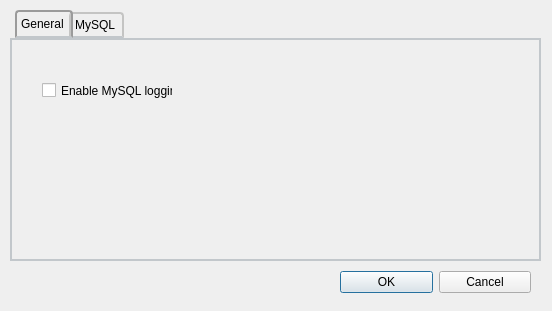
<?xml version="1.0" encoding="UTF-8"?>
<ui version="4.0">
 <class>SettingsDialog</class>
 <widget class="QDialog" name="SettingsDialog">
  <property name="geometry">
   <rect>
    <x>0</x>
    <y>0</y>
    <width>552</width>
    <height>311</height>
   </rect>
  </property>
  <property name="minimumSize">
   <size>
    <width>552</width>
    <height>311</height>
   </size>
  </property>
  <property name="maximumSize">
   <size>
    <width>552</width>
    <height>311</height>
   </size>
  </property>
  <property name="windowTitle">
   <string>Settings</string>
  </property>
  <property name="windowIcon">
   <iconset resource="resource.qrc">
    <normaloff>:/new/prefix1/resources/settings.png</normaloff>:/new/prefix1/resources/settings.png</iconset>
  </property>
  <widget class="QTabWidget" name="tabWidget">
   <property name="geometry">
    <rect>
     <x>10</x>
     <y>10</y>
     <width>531</width>
     <height>251</height>
    </rect>
   </property>
   <property name="styleSheet">
    <string notr="true"> QTabWidget::pane { /* The tab widget frame */
     border: 2px solid #C2C7CB;
 }

 QTabWidget::tab-bar {
     left: 5px; /* move to the right by 5px */
 }

 /* Style the tab using the tab sub-control. Note that
     it reads QTabBar _not_ QTabWidget */
 QTabBar::tab {
     background: qlineargradient(x1: 0, y1: 0, x2: 0, y2: 1,
                                 stop: 0 #E1E1E1, stop: 0.4 #DDDDDD,
                                 stop: 0.5 #D8D8D8, stop: 1.0 #D3D3D3);
     border: 2px solid #C4C4C3;
     border-bottom-color: #C2C7CB; /* same as the pane color */
     border-top-left-radius: 4px;
     border-top-right-radius: 4px;
     min-width: 8ex;
     padding: 4px;
 }

  QTabBar::tab:selected, QTabBar::tab:hover {
     background: qlineargradient(x1: 0, y1: 0, x2: 0, y2: 1,
                                 stop: 0 #fafafa, stop: 0.4 #f4f4f4,
                                 stop: 0.5 #e7e7e7, stop: 1.0 #fafafa);
 }

 QTabBar::tab:selected {
     border-color: #9B9B9B;
     border-bottom-color: #C2C7CB; /* same as pane color */
 }

 QTabBar::tab:!selected {
     margin-top: 2px; /* make non-selected tabs look smaller */
 }

 /* make use of negative margins for overlapping tabs */
 QTabBar::tab:selected {
     /* expand/overlap to the left and right by 4px */
     margin-left: -4px;
     margin-right: -4px;
 }

 QTabBar::tab:first:selected {
     margin-left: 0; /* the first selected tab has nothing to overlap with on the left */
 }

 QTabBar::tab:last:selected {
     margin-right: 0; /* the last selected tab has nothing to overlap with on the right */
 }

 QTabBar::tab:only-one {
     margin: 0; /* if there is only one tab, we don't want overlapping margins */
 }</string>
   </property>
   <property name="currentIndex">
    <number>0</number>
   </property>
   <widget class="QWidget" name="general">
    <attribute name="icon">
     <iconset resource="resource.qrc">
      <normaloff>:/new/prefix1/resources/settings.png</normaloff>:/new/prefix1/resources/settings.png</iconset>
    </attribute>
    <attribute name="title">
     <string>General </string>
    </attribute>
    <widget class="QCheckBox" name="checkBoxSQL">
     <property name="geometry">
      <rect>
       <x>30</x>
       <y>40</y>
       <width>131</width>
       <height>21</height>
      </rect>
     </property>
     <property name="text">
      <string>Enable MySQL logging</string>
     </property>
    </widget>
   </widget>
   <widget class="QWidget" name="mysql">
    <attribute name="icon">
     <iconset resource="resource.qrc">
      <normaloff>:/new/prefix1/resources/database.png</normaloff>:/new/prefix1/resources/database.png</iconset>
    </attribute>
    <attribute name="title">
     <string>MySQL </string>
    </attribute>
    <widget class="QLabel" name="label">
     <property name="geometry">
      <rect>
       <x>22</x>
       <y>32</y>
       <width>22</width>
       <height>16</height>
      </rect>
     </property>
     <property name="text">
      <string>Host</string>
     </property>
    </widget>
    <widget class="QLabel" name="label_2">
     <property name="geometry">
      <rect>
       <x>22</x>
       <y>102</y>
       <width>48</width>
       <height>16</height>
      </rect>
     </property>
     <property name="text">
      <string>Username</string>
     </property>
    </widget>
    <widget class="QLabel" name="label_3">
     <property name="geometry">
      <rect>
       <x>22</x>
       <y>137</y>
       <width>46</width>
       <height>16</height>
      </rect>
     </property>
     <property name="text">
      <string>Password</string>
     </property>
    </widget>
    <widget class="QLabel" name="label_4">
     <property name="geometry">
      <rect>
       <x>22</x>
       <y>67</y>
       <width>20</width>
       <height>16</height>
      </rect>
     </property>
     <property name="text">
      <string>Port</string>
     </property>
    </widget>
    <widget class="QLabel" name="label_5">
     <property name="geometry">
      <rect>
       <x>22</x>
       <y>172</y>
       <width>46</width>
       <height>16</height>
      </rect>
     </property>
     <property name="text">
      <string>Database</string>
     </property>
    </widget>
    <widget class="QWidget" name="layoutWidget">
     <property name="geometry">
      <rect>
       <x>100</x>
       <y>30</y>
       <width>135</width>
       <height>171</height>
      </rect>
     </property>
     <layout class="QVBoxLayout" name="verticalLayout">
      <item>
       <widget class="QLineEdit" name="lineIP">
        <property name="text">
         <string/>
        </property>
        <property name="maxLength">
         <number>35</number>
        </property>
       </widget>
      </item>
      <item>
       <widget class="QSpinBox" name="spinBoxPort">
        <property name="minimum">
         <number>1</number>
        </property>
        <property name="maximum">
         <number>12000</number>
        </property>
        <property name="value">
         <number>3306</number>
        </property>
       </widget>
      </item>
      <item>
       <widget class="QLineEdit" name="lineUN"/>
      </item>
      <item>
       <widget class="QLineEdit" name="linePass"/>
      </item>
      <item>
       <widget class="QLineEdit" name="lineDB"/>
      </item>
     </layout>
    </widget>
   </widget>
  </widget>
  <widget class="QWidget" name="layoutWidget">
   <property name="geometry">
    <rect>
     <x>340</x>
     <y>270</y>
     <width>191</width>
     <height>25</height>
    </rect>
   </property>
   <layout class="QHBoxLayout" name="horizontalLayout">
    <item>
     <widget class="QPushButton" name="pushButton">
      <property name="text">
       <string>OK</string>
      </property>
     </widget>
    </item>
    <item>
     <widget class="QPushButton" name="pushButton_2">
      <property name="text">
       <string>Cancel</string>
      </property>
     </widget>
    </item>
   </layout>
  </widget>
 </widget>
 <resources>
  <include location="resource.qrc"/>
 </resources>
 <connections/>
</ui>
